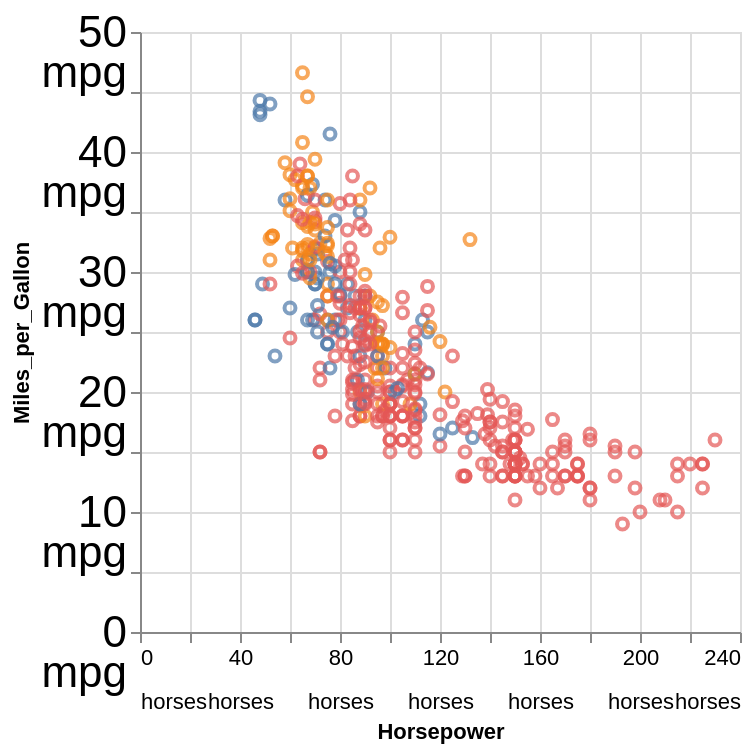

Write a Vega-Lite specification for this figure.
### Vega-Lite specification from a JSON file in a GitHub repository (floating-point values rounded to 4 significant figures; data arrays with more than 128 entries replaced by an {"elided": "..."} marker saying what was removed)
{"$schema": "https://vega.github.io/schema/vega-lite/v5.json", "config": {"axis": {"labelLineHeight": 20}, "lineBreak": " "}, "data": {"values": {"elided": "406 records"}}, "encoding": {"color": {"field": "Origin", "legend": null, "type": "nominal"}, "x": {"axis": {"labelExpr": "datum.label + ' horses'", "labelFontSize": 11, "labelLineHeight": 22}, "field": "Horsepower", "type": "quantitative"}, "y": {"axis": {"labelExpr": "datum.label+' mpg'", "labelFontSize": 22}, "field": "Miles_per_Gallon", "type": "quantitative"}}, "mark": "point"}
